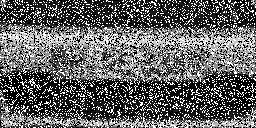
//> input picture LAB3/car2.png, 256 x 128 px
$ ./median_filter   (built with g++ and OpenCV 4)
//> lines starting //> are read from the running program, lines starting //| are printed output that depends on the picture; after the words box and inside, x2 and y2 are one past the last pixel; in counts of white or black regions, pixels touching at a corner belong together
// header inclusion
#include <stdio.h>
#include <opencv/cv.h>        //you may need to
#include <opencv/highgui.h>   //adjust import locations
#include <opencv/cxcore.h>    //depending on your machine setup

using namespace cv;

//sort the window using insertion sort
//insertion sort is best for this sorting
void insertionSort(int window[])
{
    int temp, i , j;
    for(i = 0; i < 9; i++){
        temp = window[i];
        for(j = i-1; j >= 0 && temp < window[j]; j--){
            window[j+1] = window[j];
        }
        window[j+1] = temp;
    }
}

void medianFilter(cv::Mat &input,cv::Mat &medianOutput){
    //create a sliding window of size 9
      int window[9];

    for(int y = 1; y < input.rows - 1; y++){
            for(int x = 1; x < input.cols - 1; x++){

                // Pick up window element
                window[0] = input.at<uchar>(y - 1 ,x - 1);
                window[1] = input.at<uchar>(y, x - 1);
                window[2] = input.at<uchar>(y + 1, x - 1);
                window[3] = input.at<uchar>(y - 1, x);
                window[4] = input.at<uchar>(y, x);
                window[5] = input.at<uchar>(y + 1, x);
                window[6] = input.at<uchar>(y - 1, x + 1);
                window[7] = input.at<uchar>(y, x + 1);
                window[8] = input.at<uchar>(y + 1, x + 1);

                // sort the window to find median
                insertionSort(window);

                // assign the median to centered element of the matrix
                medianOutput.at<uchar>(y,x) = window[4];
            }
        }
}

int main()
{
      Mat src, dst;

      // Load an image
      src = imread("car2.png", CV_LOAD_IMAGE_UNCHANGED);
//> src is the input picture: 128 rows x 256 cols, CV_8UC1; min 0, max 255, mean 99.8

      dst = src.clone();
        for(int y = 0; y < src.rows; y++){
            for(int x = 0; x < src.cols; x++){
                dst.at<uchar>(y,x) = 0;
            }
        }
//> dst: 128 rows x 256 cols, CV_8UC1; every value is 0


      medianFilter(src,dst);
//> after the loop in medianFilter, `for(int y = 1; y < input.rows - 1; y++)`:
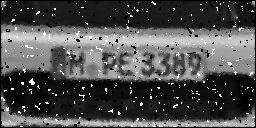
//> medianOutput: 128 rows x 256 cols, CV_8UC1; min 0, max 255, mean 79.2
//> after the loop in medianFilter, `for(int y = 1; y < input.rows - 1; y++)`: window = [0, 0, 78, 106, 122, 168, 194, 255, 255]
      medianFilter(dst,dst);
//> after the loop in medianFilter (call 2), `for(int y = 1; y < input.rows - 1; y++)`:
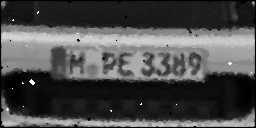
//> medianOutput: 128 rows x 256 cols, CV_8UC1; min 0, max 255, mean 76.2
//> after the loop in medianFilter (call 2), `for(int y = 1; y < input.rows - 1; y++)`: window = [0, 0, 0, 0, 0, 122, 150, 150, 185]
      medianFilter(dst,dst);
//> after the loop in medianFilter (call 3), `for(int y = 1; y < input.rows - 1; y++)`:
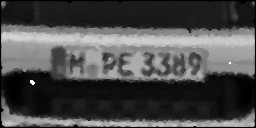
//> medianOutput: 128 rows x 256 cols, CV_8UC1; 12.15% of pixels changed, all inside (x1, y1, x2, y2) = (1, 1, 255, 127)
//> after the loop in medianFilter (call 3), `for(int y = 1; y < input.rows - 1; y++)`: window = [0, 0, 0, 0, 0, 0, 150, 150, 168]


      namedWindow("final");
      imshow("final", dst);

      namedWindow("initial");
      imshow("initial", src);

      imwrite("fixed.jpg",dst);

      waitKey();


    return 0;
}

$ run again, with LAB3/car3.png copied over LAB3/car2.png
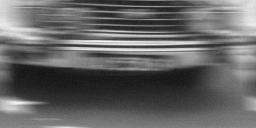
//> input picture LAB3/car3.png, 256 x 128 px
//> src is the input picture: 128 rows x 256 cols, CV_8UC1; min 16, max 246, mean 100.6
//> after the loop in medianFilter, `for(int y = 1; y < input.rows - 1; y++)`:
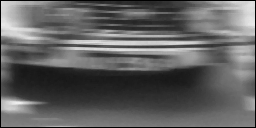
//> medianOutput: 128 rows x 256 cols, CV_8UC1; min 0, max 238, mean 96.8
//> after the loop in medianFilter, `for(int y = 1; y < input.rows - 1; y++)`: window = [128, 128, 130, 130, 131, 131, 132, 135, 136]
